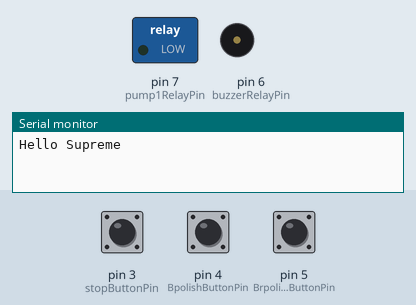
Bench run of a sketch on a simulated Arduino Uno, built with avr-gcc and run on an emulated ATmega328P. On the bench: switched loads named in the sketch (green lamp = pin HIGH), buzzer (waves = sounding, pin HIGH), the last lines printed to the serial monitor. Inputs (shaded band) come from the test bench; at power-on: pin 3 (stopButtonPin) HIGH, pin 4 (BpolishButtonPin) HIGH, pin 5 (BrpolishButtonPin) HIGH. Pins used as bus, display or sensor lines are not drawn.

Above: at 0.1 s.
At 2.1 s:
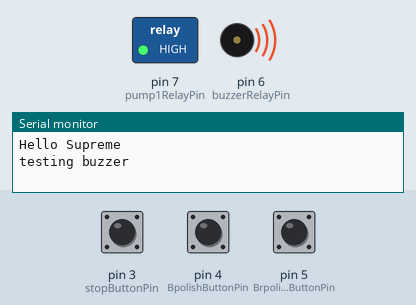
At 6.2 s:
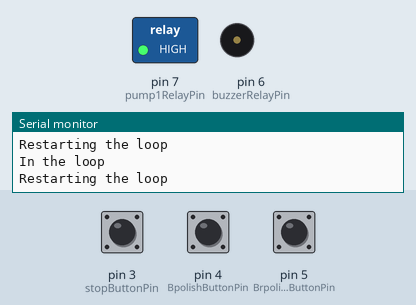
6.3 s: pin 3 (stopButtonPin) pulled LOW for 0.15 s
7.9 s: pin 4 (BpolishButtonPin) pulled LOW for 0.15 s
9.5 s: pin 5 (BrpolishButtonPin) pulled LOW for 0.15 s
11.1 s: pin 3 (stopButtonPin) pulled LOW for 1 s
15.1 s: pin 4 (BpolishButtonPin) pulled LOW for 1 s
19.1 s: pin 5 (BrpolishButtonPin) pulled LOW for 0.15 s
Timing chart, 0 to 22.1 s (numbered marks = the images above; inputs shaded):
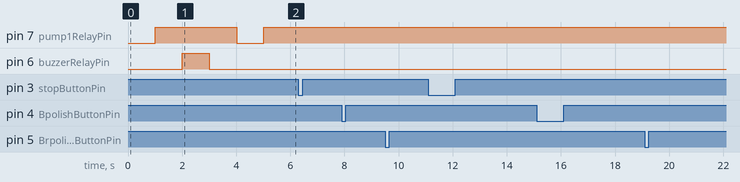

The sketch:

TestMCP.ino
```cpp
#include <LiquidCrystal_I2C.h>
#include <Wire.h>

LiquidCrystal_I2C lcd(0x27, 16, 2);

// Define the pins for your components
const int stopButtonPin = 3; // Pin for the start button
const int BpolishButtonPin = 4; // Pin for the button to select polish
const int BrpolishButtonPin = 5; // Pin for the button to select polish

const int doorSensorPin ;  // Digital pin for the magnetic reed switch
const int shoeSensorPin ;  // Digital pin for the IR proximity sensor

const int buzzerRelayPin = 6; // Analog pin 1 - Pin to control the buzzer relay
const int pump1RelayPin = 7; // Pin to control the pump2 relay
const int pump2RelayPin; // Pin to control the pump2 relay

//  4 - 7 pins is connected to Ultrasonic sensor
//  8 - 13 pins is connected to Ultrasonic sensor


/////////////////////////////////////////////////////////////////////
// Function ///////////// Function ////////////// Function //////////
/////////////////////////////////////////////////////////////////////
void sprayFluid(int pumpPin, int sprayTime = 2000){
  Serial.print("Turning on pump");
  Serial.println(pumpPin);
  digitalWrite(pumpPin, LOW);
  delay(sprayTime);
  digitalWrite(pumpPin, HIGH);
  Serial.print("Turning off pump");
  Serial.println(pumpPin);
  delay(sprayTime);
}

// Function to Dynamicaly display string if int is 1, the display has 2 rows
void lcdDisplay (String text, int row=0){
  lcd.clear();

  if (text.length() <= 16){ // if text lesser than 16
    lcd.setCursor(0, row);
    lcd.print(text);
  } else{ // if text greater than 16
    String line1 = text.substring(0,16);  // Display first 16 char
    lcd.setCursor(0, row);
    lcd.print(line1);

    String line2 = text.substring(16);
    lcd.setCursor(0, row + 1);
    lcd.print(line2);
  }
  delay(1000);
}


void setup() {
  Serial.begin(9600);
  Serial.println("Hello Supreme");
//  mcp.begin_I2C();

  lcdDisplay("Hello Supreme");
//  lcd.print("text");

  pinMode(pump1RelayPin, OUTPUT);
  pinMode(pump2RelayPin, OUTPUT);

// Set up  pins as inputs or outputs
  pinMode(stopButtonPin, INPUT_PULLUP);
  pinMode(BpolishButtonPin, INPUT_PULLUP);
  pinMode(BrpolishButtonPin, INPUT_PULLUP);
//
  pinMode(doorSensorPin, INPUT);
//  mcp.pinMode(shoeSensorPinIR, INPUT);

  pinMode(buzzerRelayPin, OUTPUT);

  pinMode(pump1RelayPin, OUTPUT);
  pinMode(pump2RelayPin, OUTPUT);


//  Off the pumps
  digitalWrite(pump1RelayPin, HIGH);
  digitalWrite(pump2RelayPin, HIGH);
  digitalWrite(buzzerRelayPin, LOW);


//  Test buzzer
  Serial.println("testing buzzer");
  lcdDisplay("Checking Buzzer", 1);
  digitalWrite(buzzerRelayPin, HIGH);
  delay(1000);
  digitalWrite(buzzerRelayPin, LOW);

//  Test Pump
  Serial.println("testing PUMP");
  lcdDisplay("Checking Pump", 1);
  digitalWrite(pump1RelayPin, LOW);
  delay(1000);
  digitalWrite(pump1RelayPin, HIGH);

  Serial.println("Leaving setup and entering the loop");
}

void loop() {
  Serial.println("In the loop");
  if (digitalRead(stopButtonPin) == LOW){
    Serial.println("Stop Btn Pressed");
  } else if (digitalRead(BpolishButtonPin) == LOW){
    Serial.println("Black polish Btn Pressed");
  } else if (digitalRead(BrpolishButtonPin) == LOW){
    Serial.println("Brown polish Btn Pressed");
  }

 Serial.println("Restarting the loop");
}
```
